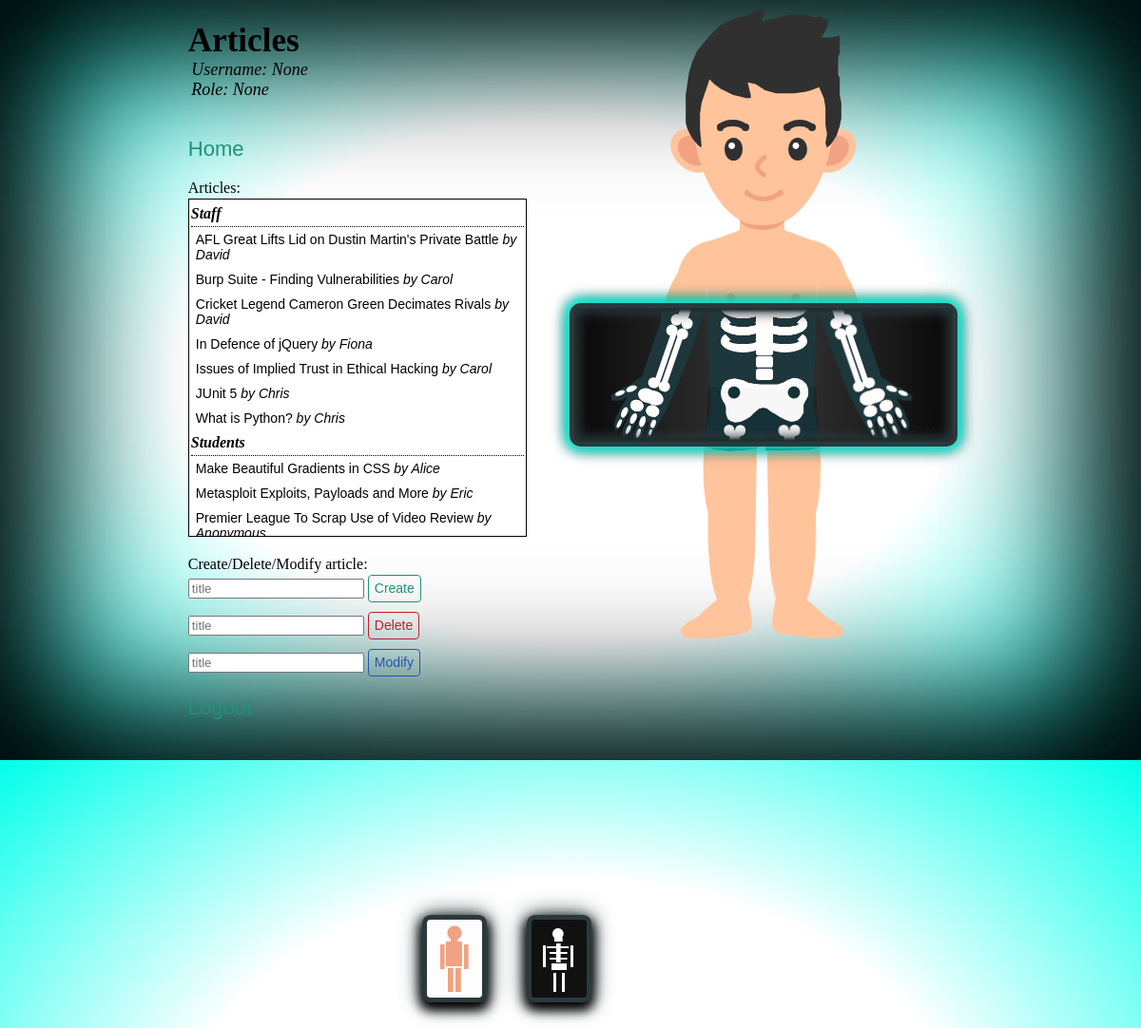
The page /articles on the database its author committed.
### models.py (models this page shows)
class Base(DeclarativeBase):
    pass

class Articles(Base):
    __tablename__ = "articles"
    username: Mapped[str] = mapped_column(String, primary_key=True)
    role: Mapped[str] = mapped_column(String)
    title: Mapped[str] = mapped_column(String)
    content: Mapped[str] = mapped_column(String)

### app.py (the view)
@app.route("/articles")
def articles():
    username = session.get("user_id")
    user_role = db.get_user_role(username)
    articles = db.get_all_articles()
    student_articles = []
    staff_articles = []
    for i in articles:
        if i[1] == "Student":
            student_articles.append((i[2], i[0]))
        else:
            staff_articles.append((i[2], i[0]))
    student_articles.sort(key=lambda tuple: tuple[0].lower())
    staff_articles.sort(key=lambda tuple: tuple[0].lower())
    return render_template("articles.jinja", username=username, user_role=user_role, student_articles=student_articles, staff_articles=staff_articles)

### db.py (called while the page is built)
def get_user_role(username: str):
    with Session(engine) as session:
        res = session.query(User.role).filter(User.username==username).all()
        if res:
            return res[0][0]
        else:
            return None

def get_all_articles():
    with Session(engine) as session:
        users = session.query(Articles.username).all()
        roles = session.query(Articles.role).all()
        titles = session.query(Articles.title).all()
        content = session.query(Articles.content).all()
        articles = []
        if users:
            for i in range(len(users)):
                articles.append((users[i][0], roles[i][0], titles[i][0], content[i][0]))
        return articles

### templates/articles.jinja (shortened to what this page needs)
{% extends 'base.jinja' %}
{% block content %}
<main>
    <section id="home">
         <section id="title">
            <h1>Articles</h1>
            <div id="user-details">
                <em>Username:  {{ username }}</em>
                <br>
                <em>Role: {{ user_role }}</em>
            </div>
        </section>
        <p id="articles"><a href={{ url_for('home') }}>Home</a></p>
        <section id="article_list">
            <p class="text">Articles: </p>
            <div id="article_box">
            <h1 id="title2"><em>Staff</em></h1>
            {% for article_title, user in staff_articles %}
                <button id="staff-student-article" name="{{ article_title }}" onclick="join_room(name)"> {{ article_title }} <em> by {{ user }}</em> </button>
                <br>
            {% endfor %}
            <h1 id="title2"><em>Students</em></h1>
            {% for article_title, user in student_articles %}
                <button id="staff-student-article" name="{{ article_title }}" onclick="join_room(name)"> {{ article_title }} <em>by {{ user }}</em> </button>
                <br>
            {% endfor %}
            </div>
        </section>
        <section id="add_remove">
            <section id="create_box">
                <p id="article-text" class="text">Create/Delete/Modify article: </p>
                <input id="article" placeholder="title">
                <button id="create_article" onclick="articles_creation()">Create</button>
            </section>
            <section id="delete_box">
                <input type="text" id="article1" placeholder="title">
                <button id="delete_button" onclick="delete_article()">Delete</button>
        </section>
            <section id="modify_box">
                <input type="text" id="article2" placeholder="title">
                <button id="modify_button" onclick="modify_article()">Modify</button>
        </section>
        <p id="articles"><a href={{ url_for('index') }}>Logout</a></p>
</main>
<section id="big-scaner">
    <div class="no-scaner"></div>
    <div class="big-scaner"></div>
    <div class="content">
        <div class="x-ray"></div>
        <div class="x-ray"></div>
        <div class="x-ray"></div>
        <div class="x-ray"></div>
        <div class="x-ray"></div>
        <div class="x-ray"></div>
        <div class="x-ray"></div>
        <div class="x-ray"></div>
        <div class="x-ray"></div>
        <div class="x-ray"></div>
        <div class="x-ray"></div>
        <div class="x-ray"></div>
        <div class="x-ray"></div>
        <div class="x-ray"></div>
        <div class="x-ray"></div>
        <div class="x-ray"></div>
        <div class="x-ray"></div>
        <div class="x-ray"></div>
        <div class="x-ray"></div>
        <div class="x-ray"></div>
        <div class="human-body">
            <div class="hair"></div>
            <div class="head">
                <div class="eyes">
                    <div class="eyebrows">
                        <span></span>
                        <span></span>
                    </div>
                </div>
                <div class="nose"></div>
                <div class="mouth"></div>
            </div>
            <div class="neck"></div>
            <div class="arms">
            </div>
            <div class="pants"></div>
            <div class="legs">
                <div class="leg">
                    <div class="foot">
                    </div>
                </div>
                <div class="leg">
                    <div class="foot">
                    </div>
                </div>
            </div>
        </div>
        <div class="skeleton">
            <div class="torso">
                <div class="pelvis"></div>
                <div class="column"></div>
                <div class="rib"></div>
                <div class="rib"></div>
            </div>
            <div class="arms">
                <div class="arm">
                    <div class="bone"></div>
                    <div class="bone"></div>
                    <div class="hand">
                        <div class="bone"></div>
                        <div class="bone"></div>
                        <div class="bone"></div>
                        <div class="bone"></div>
                        <div class="bone"></div>
                        <div class="bone"></div>
                    </div>
                </div>
                <div class="arm">
                    <div class="bone"></div>
                    <div class="bone"></div>
                    <div class="hand">
                        <div class="bone"></div>
                        <div class="bone"></div>
                        <div class="bone"></div>
                        <div class="bone"></div>
                        <div class="bone"></div>
                        <div class="bone"></div>
                    </div>
                </div>
            </div>
            <div class="legs">
            </div>
        </div>
        <div class="scaner"></div>
    </div>
</section>
{% endblock %}

### templates/base.jinja (shortened to what this page needs)
<!DOCTYPE html>
<html>
    <head>
    </head>
    <body>
        {% block content %} {% endblock %}
    </body>
</html>

### rows shown on the page
Articles: staff_articles "AFL Great Lifts Lid on Dustin Martin's Private Battle", staff_articles "David"
Articles: staff_articles "Burp Suite - Finding Vulnerabilities", staff_articles "Carol"
Articles: staff_articles "Cricket Legend Cameron Green Decimates Rivals", staff_articles "David"
Articles: staff_articles "In Defence of jQuery", staff_articles "Fiona"
Articles: staff_articles "Issues of Implied Trust in Ethical Hacking", staff_articles "Carol"
Articles: staff_articles "JUnit 5", staff_articles "Chris"
Articles: staff_articles "What is Python?", staff_articles "Chris"
Articles: student_articles "Make Beautiful Gradients in CSS", student_articles "Alice"
Articles: student_articles "Metasploit Exploits, Payloads and More", student_articles "Eric"
Articles: student_articles "Premier League To Scrap Use of Video Review", student_articles "Anonymous"

### other values the page prints
{{ username }} "None"
{{ user_role }} "None"
